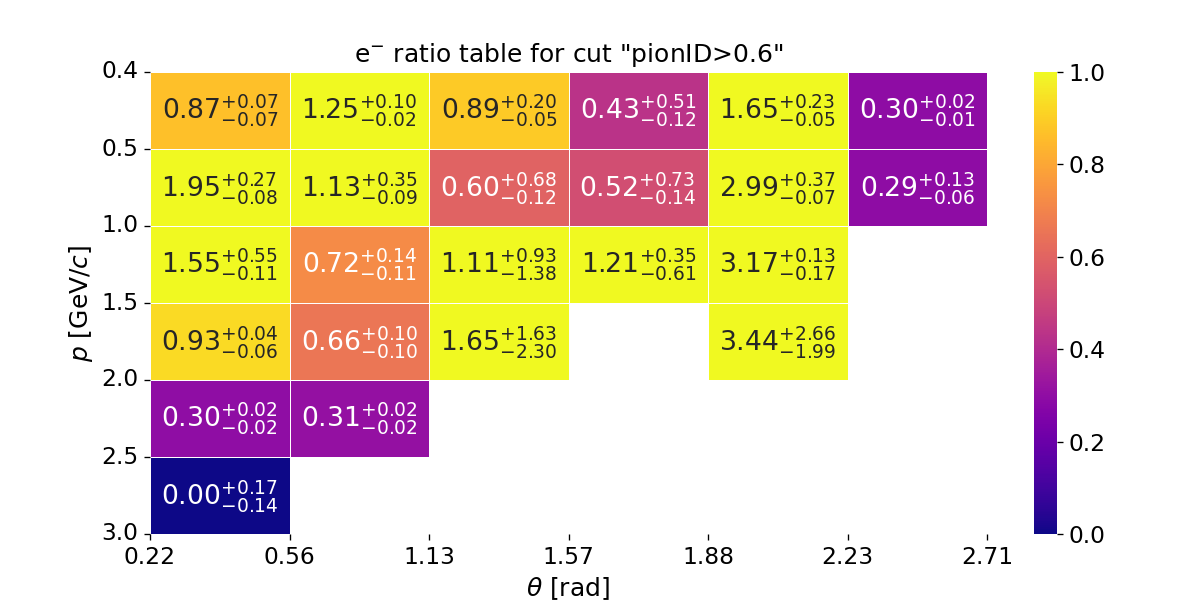

Write the Python code that produced this figure.
#!/usr/bin/env python3

import os
import sys
import json
import warnings
import itertools
import argparse
import numpy as np
import pandas as pd
import seaborn as sns
import matplotlib.pyplot as plt
import matplotlib.ticker as ticker
from matplotlib.patches import Rectangle
import math

plot_title = 'e$^{-}$ ratio table for cut "pionID>0.6"'
fig, ax = plt.subplots(1, 1, figsize=(10, 5), dpi=120)

df = pd.read_csv("./pionID_efficiency_electron.csv")

x_label_name = "theta"
y_label_name = "p"
x_label = [0.22, 0.56, 1.13, 1.57, 1.88, 2.23, 2.71] # theta
y_label = [0.4, 0.5, 1.0, 1.5, 2, 2.5, 3] # p

arr_charge = df["charge"].to_numpy()
arr_p_min = df["p_min"].to_numpy()
arr_p_max = df["p_max"].to_numpy()
arr_theta_min = df["theta_min"].to_numpy()
arr_theta_max = df["theta_max"].to_numpy()
arr_data_MC_ratio = df["data_MC_ratio"].to_numpy()
arr_data_MC_uncertainty_stat_up = df["data_MC_uncertainty_stat_up"].to_numpy()
arr_data_MC_uncertainty_stat_dn = df["data_MC_uncertainty_stat_dn"].to_numpy()
arr_data_MC_uncertainty_sys_up = df["data_MC_uncertainty_sys_up"].to_numpy()
arr_data_MC_uncertainty_sys_dn = df["data_MC_uncertainty_sys_dn"].to_numpy()
arr_data_MC_uncertainty_up = np.sqrt(arr_data_MC_uncertainty_stat_up*arr_data_MC_uncertainty_stat_up+arr_data_MC_uncertainty_sys_up*arr_data_MC_uncertainty_sys_up)
arr_data_MC_uncertainty_dn = np.sqrt(arr_data_MC_uncertainty_stat_dn*arr_data_MC_uncertainty_stat_dn+arr_data_MC_uncertainty_sys_dn*arr_data_MC_uncertainty_sys_dn)

arr = np.empty((len(x_label) - 1,len(y_label) - 1,))
arr[:] = np.nan

annot_labels = [["" for col in range(len(x_label) - 1)] for row in range(len(y_label) - 1)]

for charge, p_min, p_max, theta_min, theta_max, data_MC_ratio, data_MC_uncertainty_up, data_MC_uncertainty_dn in zip(arr_charge, arr_p_min, arr_p_max, arr_theta_min, arr_theta_max, arr_data_MC_ratio, arr_data_MC_uncertainty_up, arr_data_MC_uncertainty_dn):
    if charge == "+":
        continue

    p_index = 0
    theta_index = 0
    for i, temp_p_min in zip(range(0,len(y_label)), y_label):
        if math.isclose(temp_p_min, p_min):
            p_index = i
            break
    for i, temp_theta_min in zip(range(0,len(x_label)), x_label):
        if math.isclose(temp_theta_min, theta_min):
            theta_index = i
            break
    arr[p_index][theta_index] = data_MC_ratio
    annot_labels[p_index][theta_index] = f'{data_MC_ratio:.2f}$^{{+{data_MC_uncertainty_up:.2f}}}_{{-{data_MC_uncertainty_dn:.2f}}}$'


plot_args = {'linewidths': .5, 'fmt': '', 'cbar_kws': {'fraction': .05}, 'vmin': 0, 'vmax': 1, 'cmap': 'plasma'}


sns.heatmap(arr, annot=annot_labels, annot_kws={"fontsize": 16}, ax=ax, **plot_args)

ax.set_xticks(np.arange(0, len(x_label)))
ax.set_xticklabels(np.round(x_label, 4), fontsize=14)

ax.set_yticks(np.arange(0, len(y_label)))
ax.set_yticklabels(np.round(y_label, 4), rotation=0, fontsize=14)

ax.set_xlabel(r"$\theta$ [rad]", fontsize=15)
ax.set_ylabel(r"$p$ [GeV/$c$]", fontsize=15)
ax.set_title(plot_title, fontsize=16)

ax.collections[0].colorbar.ax.tick_params(labelsize=14)

ax.set_title(plot_title, fontsize=15)

plt.savefig('E_minus_pionID.png')
